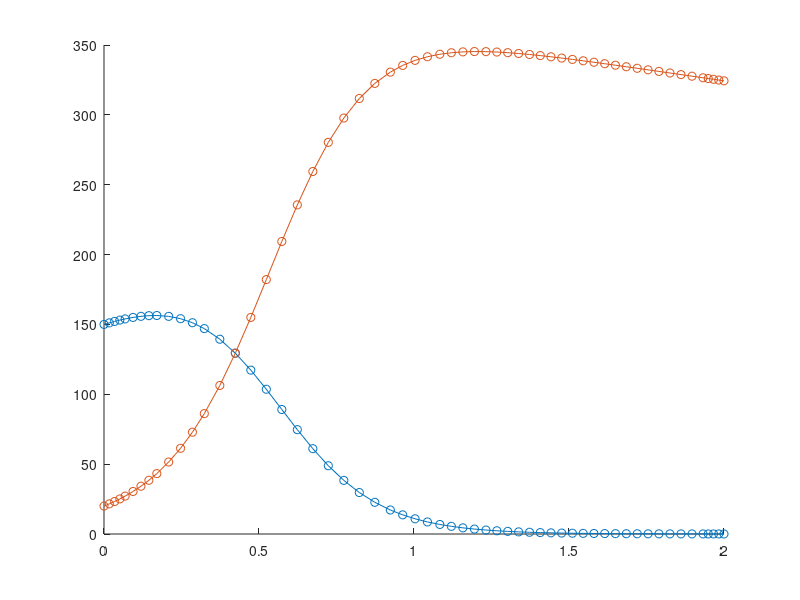

The MATLAB source for this figure:
function CARRGO_ODE() 

tspan = [0 2];
% 1dim 
y0 = 10;
%[t,y] = ode45(@(t,y) 0.2*y, tspan, y0);

% 2dim 
y0 = [150 20]';
[t,y] = ode45(@myfun, tspan, y0);

figure; hold on; 
plot(t,y,'-o')

end 


function dy = myfun( t, y ) 


%% define parameters 
rho = 1; 


% y(1), y(2) 
dy(1,1) = rho*(y(1))*(1-(y(1))/1000)-0.02*y(1)*(y(2)) ; 
dy(2,1) =  0.03*(y(1))*(y(2))-0.1*(y(2));  

end 